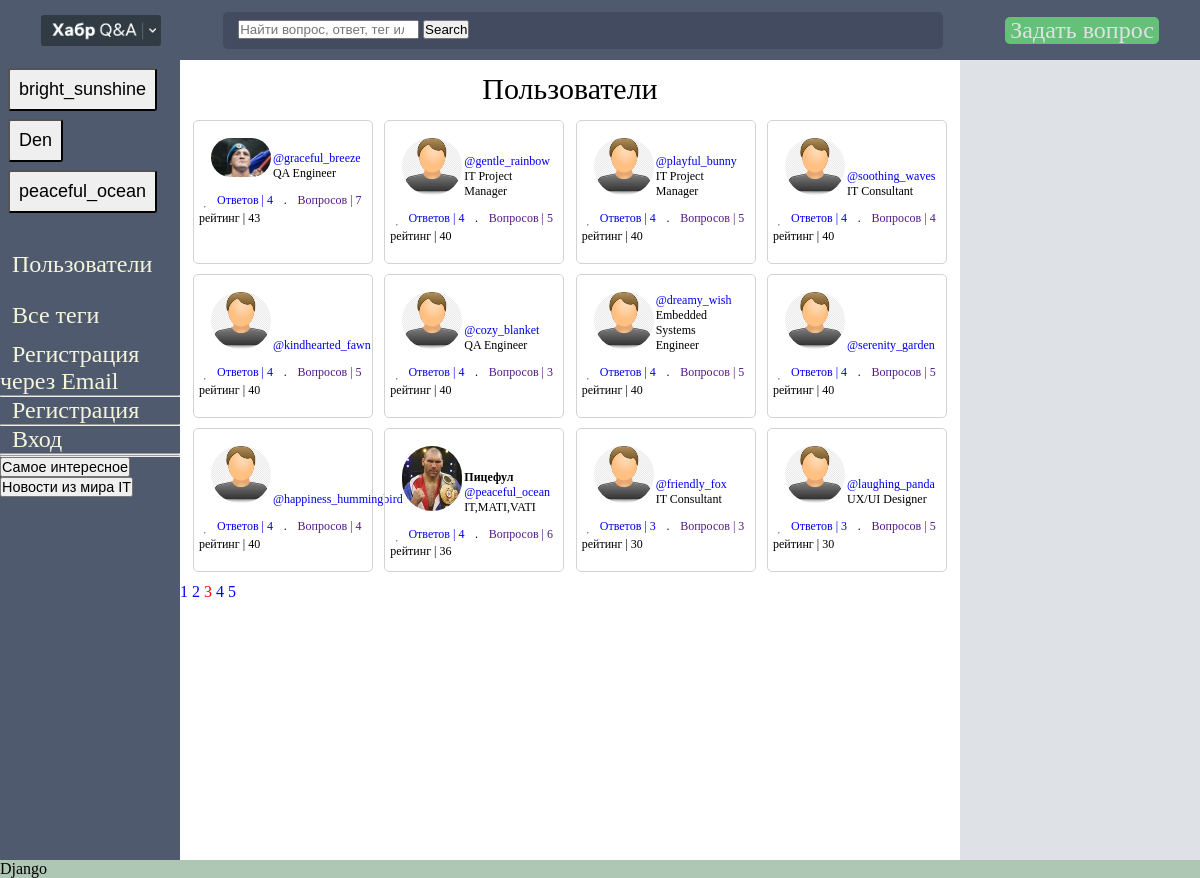
Page /users/page/3 on the earlier database version.
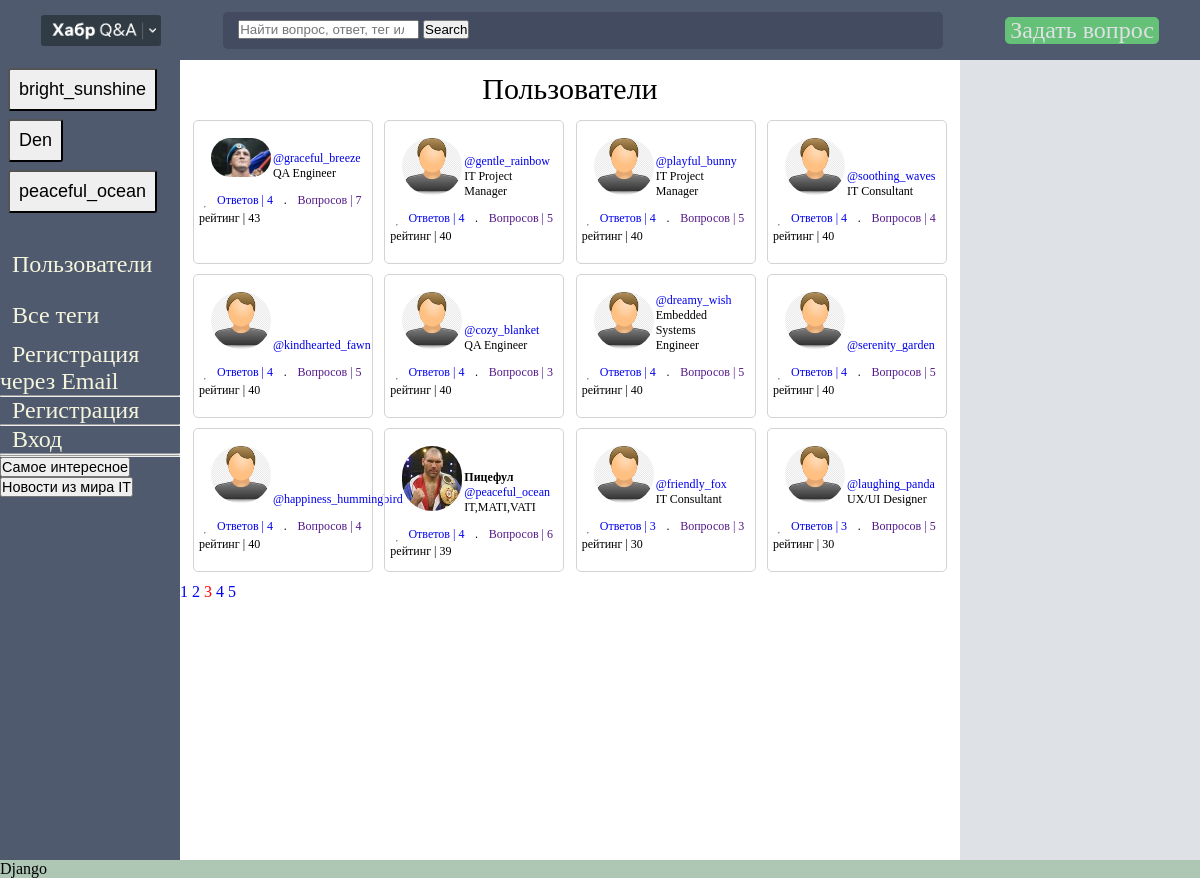
Same page on the later database version.
### main/models.py (models this page shows)
class User(AbstractUser):
    profession = models.CharField(max_length=50, default="", blank=True)
    rating_cache = models.IntegerField(default=-1)
    rating_cache_updated_at = models.DateTimeField(auto_now_add=True)
    image_url = models.CharField(max_length=50, blank=True, editable=False)
    @property
    def rating(self):
        if (
            self.rating_cache_updated_at + timedelta(minutes=CACH_UPDATE_MIN)
            < timezone.now()
        ):
            answer_true = Answer.objects.filter(autor=self, correct=True).count() * 10
            reaction_count = Rection.objects.filter(user=self).count() * 3
            self.rating_cache = answer_true + reaction_count
            self.rating_cache_updated_at = timezone.now()
            self.save()
        return self.rating_cache

### main/views_1.py (the view)
# urls.py: path("users/", views_1.all_users, name="all_users"),
def all_users(request, **kwargs):
    answer_obj_1 = Rection.objects.select_related("answer")
    for obj in answer_obj_1:
        print(obj.answer.text)
    answer_obj = Answer.objects.prefetch_related("rection_set")
    for answer in answer_obj:
        ans_react = answer.rection_set.all()
        for related in ans_react:
            print(related.user)
    page = kwargs.get("page")
    if page is not None:
        try:
            page = int(page)
            if page < 2:
                raise ValueError()
        except:
            return redirect("all_users")
    else:
        page = 1
    users_obj = User.objects.all()
    sorted_users = sorted(users_obj, key=lambda u: u.rating, reverse=True)
    sorted_users = sorted_users[
        (page - 1)
        * main.settings.LIMIT_OF_USERS_ON_PAGE : (page)
        * main.settings.LIMIT_OF_USERS_ON_PAGE
    ]
    num_pages = int(math.ceil(len(users_obj) / main.settings.LIMIT_OF_USERS_ON_PAGE))
    users_obj = users_obj
    count_answer_users = {}
    count_questions_users = {}
    try:
        for user in users_obj:
            question_obj = Question.objects.filter(autor=user)
            answers_obj = Answer.objects.filter(autor=user)
            count_answer_users[user] = len(answers_obj)
            count_questions_users[user] = len(question_obj)
    except Exception as e:
        print(e, "<<< e -------------- def all_users(request)")
    return render(
        request,
        "all_users.html",
        {
            "users": sorted_users,
            "pages_range": range(1, num_pages + 1),
            "page_number": page,
            "count_answer_users": count_answer_users,
            "count_questions_users": count_questions_users,
        },
    )

### templates/all_users.html (shortened to what this page needs)
{% extends 'wrapper/main.html' %}
{% block content %}
  <div class="users-container">
    <div class="title">Пользователи</div>
    <div class="container">
      {% for username in users %}
        <div class="box">
          <div class="user-list">
            <div class="user">
              {% include 'shared/user_witget.html' with user=username %}
            </div>
            <div class="answer-question">
              <hr />
              {% for key_ans, value_ans in count_answer_users.items %}
                {% if key_ans == username %}
                  <a href="/user/{{ username }}/"><div class="answer">Ответов | {{ value_ans }}</div></a>
                  {% for key_quest, value_quest in count_questions_users.items %}
                    {% if key_quest == username %}
                      <div>.</div>
                      <a href=""><div class="questions">Вопросов | {{ value_quest }}</div></a>
                    {% endif %}
                  {% endfor %}
                {% endif %}
              {% endfor %}
            </div>
            <div class="rating">рейтинг | {{ username.rating }}</div>
          </div>
        </div>
      {% endfor %}
    </div>
    <div>
      {% for num in pages_range %}
        {% if page_number != num %}
          <a href="{% url 'users_page' num %}">{{ num }}</a>
        {% else %}
          <span class="current">{{ num }}</span>
        {% endif %}
      {% endfor %}
    </div>
  </div>
{% endblock %}

### templates/wrapper/main.html (shortened to what this page needs)
<!DOCTYPE html>
<html lang="en">
  <head>
  </head>
  <body>
    <div class="head">
      <div class="logo">
        <a href="{% url 'index' %}"><img class="widget-img" src="/static/img/habr_logo.png" alt="" width="136" /></a>
      </div>
      <div class="poisk">
        <form id="search-form">
          <input type="search" autocomplete="off" name="q" id="search-input" placeholder="Найти вопрос, ответ, тег или пользователя" value="" />
          <button type="submit">Search</button>
        </form>
      </div>
      <a href="{% url 'question_create' %}" id="add-answer" class="p">Задать вопрос</a>
    </div>
    <div class="body">
      {% include 'wrapper/navbar.html' %}
      {% block main %}
        <div class="content">
          {% block content %}
          {% endblock %}
        </div>
        <div class="right-info">
        </div>
      {% endblock %}
    </div>
    {% include 'wrapper/footer.html' %}
  </body>
</html>

### templates/wrapper/navbar.html (shortened to what this page needs)
<menu>
  <ul>
    <li>
      <form class="loginForm" action="{% url 'login' %}" method="post">
        <button type="submit" class="user_form">bright_sunshine</button>
      </form>
    </li>
    <li>
      <form class="loginForm" action="{% url 'login' %}" method="post">
        <button type="submit" class="user_form">Den</button>
      </form>
    </li>
    <li>
      <form class="loginForm" action="{% url 'login' %}" method="post">
        <button type="submit" class="user_form">peaceful_ocean</button>
      </form>
    </li>
    <li>
    </li>
  </ul>
  <a class="a" href="{% url 'all_users' %}"><span id="users">Пользователи</span></a>
  <a class="a" href="{% url 'tegs' %}"><span id="users">Все теги</span></a>
  <div>
    {% if request.user.is_authenticated %}
      <a href="{% url 'user_profile' request.user.username %}"><span id="name">{{ request.user.username }}</span></a>
      <hr />
      <a id="exit" href="{% url 'logout' %}">Выход</a>
    {% else %}
      <a class="a" href="/signup/">Регистрация через Email</a>
      <hr />
      <a class="a" href="/register/">Регистрация</a>
      <hr />
      <p>
        <a class="a" href="/login_in/">Вход</a>
      </p>
      <hr />
    {% endif %}
    <hr />
  </div>
  <a class="pars" href="{% url 'pars_up' 'samoe' %}"><button><p class="dop">Самое интересное</p></button></a>
  <a class="pars" href="{% url 'pars_up' 'it' %}"><button><p class="dop">Новости из мира IT</p></button></a>
</menu>

### templates/shared/user_witget.html (shortened to what this page needs)
<div class="user-widget">
  {% if user.image_url %}
    <div>
      <img class="user-widget-img" src="/static/profile/picture/{{ user.image_url }}/file-1.jpg" alt="фото" width="36" />
    </div>
  {% else %}
    <div>
      <img class="user-widget-img" src="/static/img/head.png" alt="фото" width="36" />
    </div>
  {% endif %}
  <div class="user-widget-info">
    <p class="user-widget-info-name">
      <strong>
        <span>{{ user.first_name }}</span>
      </strong>
      <a class="href_widget" href="{% url 'user_profile' user %}">@{{ user }}</a>
    </p>
    {% if user.profession != '' %}
      <p class="user-widget-info-title">{{ user.profession }}</p>
    {% endif %}
  </div>
</div>

### templates/wrapper/footer.html (shortened to what this page needs)
<footer>Django</footer>

### templates/wrapper/navbar.html (style rules this page uses)
.user_form { border-radius: 3px; color: ; padding: 0.5em; font-size: 1.5vw; text-align: center; }
.a { color: beige; padding: 0.5em; font-size: 2vw; text-align: center; }
.loginForm { margin: 0.5em; width: 2vh; text-align: left; }
menu { width: 15vw; display: flex; flex-direction: column; align-items: flex-start; background-color: #4f5a6e; }
.dop { font-size: clamp(1.2vw, 2vw, 1vw); text-align: center; }

### templates/shared/user_witget.html (style rules this page uses)
.user-widget-info, .href_widget { font-size: clamp(1vw, 1vw, 1.5vw); }
.user-widget-img { border-radius: 50px; width: clamp(5vw, 2vw, 3.5vw); }
.user-widget { width: clamp(1.5vw, 1.5vw, 2.5vw); margin: 1vw; display: flex; align-items: flex-end; gap: 2px; }

### templates/all_users.html (style rules this page uses)
.answer-question { font-size: clamp(1vw, 1vw, 1.5vw); }
.answer, .questions { font-size: clamp(1vw, 1, 5vw, 1.5vw); }
.current { color: red; }
.title { padding: 1vw; font-size: 2.5vw; text-align: center; }
.rating { margin: 0.2em 0 0.2em 0; font-size: clamp(0.2vw, 1vw, 1.5vw); }
.user { display: flex; overflow-wrap: break-all; }
.answer-question { margin-bottom: 0.2em; display: flex; justify-content: space-around; align-items: flex-end; }
.user { font-size: 1vw; background-color: greylathtml; }
.container { display: flex; padding: 0.1em; flex-wrap: wrap; justify-content: space-evenly; }
.box { margin-bottom: 10px; padding: 5px; border: 1px solid lightgray; border-radius: 5px; width: clamp(15vw, 15vw, 20%); height: clamp(12vw, 12vw, 120px); }

### templates/wrapper/footer.html (style rules this page uses)
footer { background-color: rgba(92, 144, 106, 0.5); }

### templates/wrapper/main.html (style rules this page uses)
a { text-decoration: none; }
.p { color: #dee1e5; }
#add-answer { border-radius: 5px; font-size: 2vw; padding: 0 5px 0 5px; background-color: #65c178; }
.poisk { -webkit-text-size-adjust: 100%; -webkit-font-smoothing: antialiased !important; box-sizing: border-box; box-shadow: 0 0; outline: none; padding: 7px 5px; position: relative; -webkit-appearance: none; transition: border ease 0.5s; font-family: toster-text, Helvetica, Arial, sans-serif; z-index: 0; width: 60vw; background: #424b5f; padding-left: 15px; padding-right: 15px; border: 0; border-radius: 5px; color: #a7b3cb; font-size: 14px; font-style: normal; font-weight: 400; height: 37px; line-height: 1.5em; margin: 0; text-align: left; }
.widget-img { width: 10vw; border-radius: 3px; margin-top: 5px; }
.head { border: 1 px red; display: inline-flex; justify-content: space-around; align-items: center; padding: 10px; width: 100%; background-color: #4f5a6e; height: 60px; }
.right-info { width: 20vw; background: #dee1e5; }
.body { background: #dee1e5; display: flex; min-height: 100vh; }
* { margin: 0; padding: 0; box-sizing: border-box; }
.content { display: initial; background-color: white; width: 65vw; height: 100%%; }

Differences in the rows shown:
changed User "Пицефул": rating "36" → "39"
